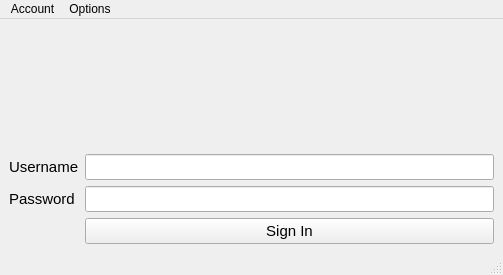
<?xml version="1.0" encoding="UTF-8"?>
<ui version="4.0">
 <class>LogIn</class>
 <widget class="QMainWindow" name="LogIn">
  <property name="windowModality">
   <enum>Qt::WindowModal</enum>
  </property>
  <property name="geometry">
   <rect>
    <x>0</x>
    <y>0</y>
    <width>503</width>
    <height>275</height>
   </rect>
  </property>
  <property name="windowTitle">
   <string>Login</string>
  </property>
  <property name="documentMode">
   <bool>false</bool>
  </property>
  <property name="tabShape">
   <enum>QTabWidget::Rounded</enum>
  </property>
  <widget class="QWidget" name="centralwidget">
   <layout class="QGridLayout" name="gridLayout">
    <item row="0" column="0">
     <layout class="QFormLayout" name="formLayout">
      <item row="0" column="1">
       <spacer name="verticalSpacer">
        <property name="orientation">
         <enum>Qt::Vertical</enum>
        </property>
        <property name="sizeHint" stdset="0">
         <size>
          <width>20</width>
          <height>40</height>
         </size>
        </property>
       </spacer>
      </item>
      <item row="1" column="0">
       <widget class="QLabel" name="usernameLabel">
        <property name="font">
         <font>
          <family>Segoe UI</family>
          <pointsize>11</pointsize>
         </font>
        </property>
        <property name="text">
         <string>Username</string>
        </property>
       </widget>
      </item>
      <item row="1" column="1">
       <widget class="QLineEdit" name="usernameLineEdit">
        <property name="font">
         <font>
          <family>Segoe UI</family>
          <pointsize>11</pointsize>
         </font>
        </property>
       </widget>
      </item>
      <item row="2" column="0">
       <widget class="QLabel" name="passwordLabel">
        <property name="font">
         <font>
          <family>Segoe UI</family>
          <pointsize>11</pointsize>
         </font>
        </property>
        <property name="text">
         <string>Password</string>
        </property>
       </widget>
      </item>
      <item row="2" column="1">
       <widget class="QLineEdit" name="passwordLineEdit">
        <property name="font">
         <font>
          <family>Segoe UI</family>
          <pointsize>11</pointsize>
         </font>
        </property>
        <property name="echoMode">
         <enum>QLineEdit::Password</enum>
        </property>
       </widget>
      </item>
      <item row="3" column="1">
       <widget class="QPushButton" name="pushButton_Login">
        <property name="font">
         <font>
          <family>Segoe UI</family>
          <pointsize>11</pointsize>
         </font>
        </property>
        <property name="text">
         <string>Sign In</string>
        </property>
       </widget>
      </item>
     </layout>
    </item>
   </layout>
  </widget>
  <widget class="QStatusBar" name="statusbar"/>
  <widget class="QMenuBar" name="menubar">
   <property name="geometry">
    <rect>
     <x>0</x>
     <y>0</y>
     <width>503</width>
     <height>26</height>
    </rect>
   </property>
   <widget class="QMenu" name="menuSIgn_In">
    <property name="title">
     <string>Account</string>
    </property>
    <addaction name="actionLogout"/>
   </widget>
   <widget class="QMenu" name="menuQuery">
    <property name="title">
     <string>Options</string>
    </property>
    <addaction name="actionSearch"/>
    <addaction name="separator"/>
    <addaction name="actionInput"/>
    <addaction name="separator"/>
    <addaction name="actionList"/>
    <addaction name="separator"/>
    <addaction name="actionReport"/>
    <addaction name="separator"/>
   </widget>
   <addaction name="menuSIgn_In"/>
   <addaction name="menuQuery"/>
  </widget>
  <action name="actionSearch">
   <property name="checkable">
    <bool>false</bool>
   </property>
   <property name="enabled">
    <bool>false</bool>
   </property>
   <property name="text">
    <string>Search</string>
   </property>
  </action>
  <action name="actionList">
   <property name="enabled">
    <bool>false</bool>
   </property>
   <property name="text">
    <string>List</string>
   </property>
  </action>
  <action name="actionReport">
   <property name="enabled">
    <bool>false</bool>
   </property>
   <property name="text">
    <string>Report</string>
   </property>
  </action>
  <action name="actionLogout">
   <property name="enabled">
    <bool>false</bool>
   </property>
   <property name="text">
    <string>Logout</string>
   </property>
  </action>
  <action name="actionOutpatient">
   <property name="text">
    <string>Outpatient</string>
   </property>
  </action>
  <action name="actionInpatient">
   <property name="text">
    <string>Inpatient</string>
   </property>
  </action>
  <action name="actionInput">
   <property name="enabled">
    <bool>false</bool>
   </property>
   <property name="text">
    <string>Input</string>
   </property>
  </action>
 </widget>
 <resources/>
 <connections/>
 <slots>
  <slot>check_login_valid()</slot>
 </slots>
</ui>
